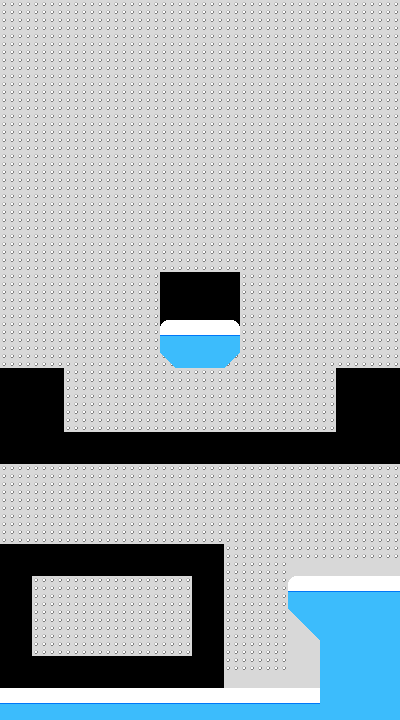

Rendered tile map (Tiled .tmx) drawn with the repository's tilesets; below, a short description and the map source with its tile grids summarised:
An orthogonal 25x45 tile map with 16x16 px tiles, 2 tile layers (background, foreground) and 11 objects (8x climb_zone).

<map version="1.0" orientation="orthogonal" renderorder="right-down" width="25" height="45" tilewidth="16" tileheight="16" nextobjectid="268">
 <properties>
  <property name="tileset" value="protoclimber" />
 </properties>
 <tileset firstgid="1" name="protoclimber" tilewidth="16" tileheight="16">
  <image source="../images/tilesets/protoclimber.png" width="128" height="32" />
 </tileset>
 <layer name="background" width="25" height="45">
  <properties>
   <property name="nocollide" value="true" />
   <property name="tileset" value="protoclimber" />
  </properties>
  <data>[1125 cells, 995 non-empty, 3 distinct tile ids]</data>
 </layer>
 <layer name="foreground" width="25" height="45">
  <properties>
   <property name="tileset" value="protoclimber" />
  </properties>
  <data>[1125 cells, 107 non-empty, 6 distinct tile ids]</data>
 </layer>
 <objectgroup name="screen_grid" opacity="0.14">
  <object id="250" x="0" y="0" width="400" height="240" />
  <object id="252" x="0" y="240" width="400" height="240" />
  <object id="253" x="0" y="480" width="400" height="240" />
 </objectgroup>
 <objectgroup name="objects">
  <object id="256" type="climb_zone" x="40" y="584" width="144" height="64" />
  <object id="259" type="climb_zone" x="-7.10543e-15" y="0" width="400" height="272" />
  <object id="260" type="climb_zone" x="64" y="368.333" width="272" height="64" />
  <object id="262" type="climb_zone" x="0" y="272" width="160" height="96" />
  <object id="263" type="climb_zone" x="240" y="272" width="160" height="96" />
  <object id="265" type="climb_zone" x="8" y="472" width="384" height="64" />
  <object id="266" type="climb_zone" x="232" y="536" width="48" height="128" />
  <object id="267" type="climb_zone" x="280" y="536" width="112" height="16" />
 </objectgroup>
</map>